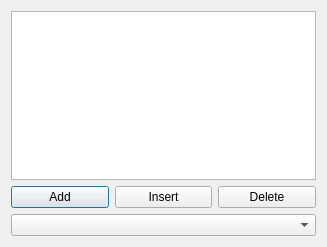
<?xml version="1.0" encoding="UTF-8"?>
<ui version="4.0">
 <class>Dialog</class>
 <widget class="QDialog" name="Dialog">
  <property name="geometry">
   <rect>
    <x>0</x>
    <y>0</y>
    <width>327</width>
    <height>247</height>
   </rect>
  </property>
  <property name="windowTitle">
   <string>Dialog</string>
  </property>
  <layout class="QVBoxLayout" name="verticalLayout">
   <item>
    <widget class="QListView" name="listView"/>
   </item>
   <item>
    <layout class="QHBoxLayout" name="horizontalLayout">
     <item>
      <widget class="QPushButton" name="pushButton">
       <property name="text">
        <string>Add</string>
       </property>
      </widget>
     </item>
     <item>
      <widget class="QPushButton" name="pushButton_2">
       <property name="text">
        <string>Insert</string>
       </property>
      </widget>
     </item>
     <item>
      <widget class="QPushButton" name="pushButton_3">
       <property name="text">
        <string>Delete</string>
       </property>
      </widget>
     </item>
    </layout>
   </item>
   <item>
    <widget class="QComboBox" name="comboBox"/>
   </item>
  </layout>
 </widget>
 <layoutdefault spacing="6" margin="11"/>
 <resources/>
 <connections/>
</ui>
